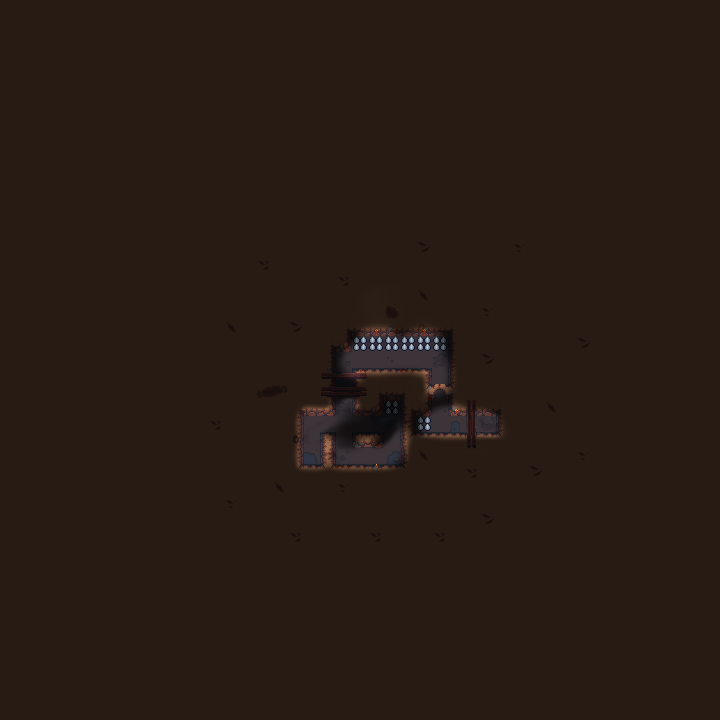

A level layout from a 2D game, rendered from its tile map. Below: a short description, then the map file with tile-grid data replaced by summaries:
An orthogonal 45x45 tile map with 16x16 px tiles, 5 tile layers (Art_Bottom, Art_Background, Art_Gameplay, SlimeCover, ...), 1 hidden layer not drawn, 3 tilesets, 1 image layer and 1 object (spawn).

<map version="1.2" tiledversion="1.2.3" orientation="orthogonal" renderorder="right-down" width="45" height="45" tilewidth="16" tileheight="16" infinite="0" backgroundcolor="#a87656" nextlayerid="21" nextobjectid="5">
 <tileset firstgid="1" source="tileset/GameplayTileset.tsx" />
 <tileset firstgid="33" source="tileset/SlimeCave.tsx" />
 <tileset firstgid="584" source="tileset/GameplayImages.tsx" />
 <layer id="18" name="Art_Bottom" width="45" height="45" locked="1">
  <data>[2025 cells, 43 non-empty, 16 distinct tile ids]</data>
 </layer>
 <layer id="14" name="Art_Background" width="45" height="45" locked="1">
  <data>[2025 cells, 89 non-empty, 38 distinct tile ids]</data>
 </layer>
 <layer id="15" name="Art_Gameplay" width="45" height="45" locked="1">
  <data>[2025 cells, 8 non-empty, 1 distinct tile ids]</data>
 </layer>
 <layer id="16" name="SlimeCover" width="45" height="45" locked="1">
  <data>[2025 cells, 0 non-empty, 0 distinct tile ids]</data>
 </layer>
 <layer id="19" name="Art_Forergound" width="45" height="45" locked="1">
  <data>[2025 cells, 14 non-empty, 12 distinct tile ids]</data>
 </layer>
 <imagelayer id="20" name="Art_Image">
  <image source="tileset/lightmap.png" />
 </imagelayer>
 <layer id="13" name="Gameplay" width="45" height="45" visible="0" locked="1" opacity="0.2">
  <data>[2025 cells, 144 non-empty, 3 distinct tile ids]</data>
 </layer>
 <objectgroup id="17" name="Properties" visible="0">
  <object id="3" name="spawn" x="304" y="432" width="16" height="16" />
 </objectgroup>
</map>
